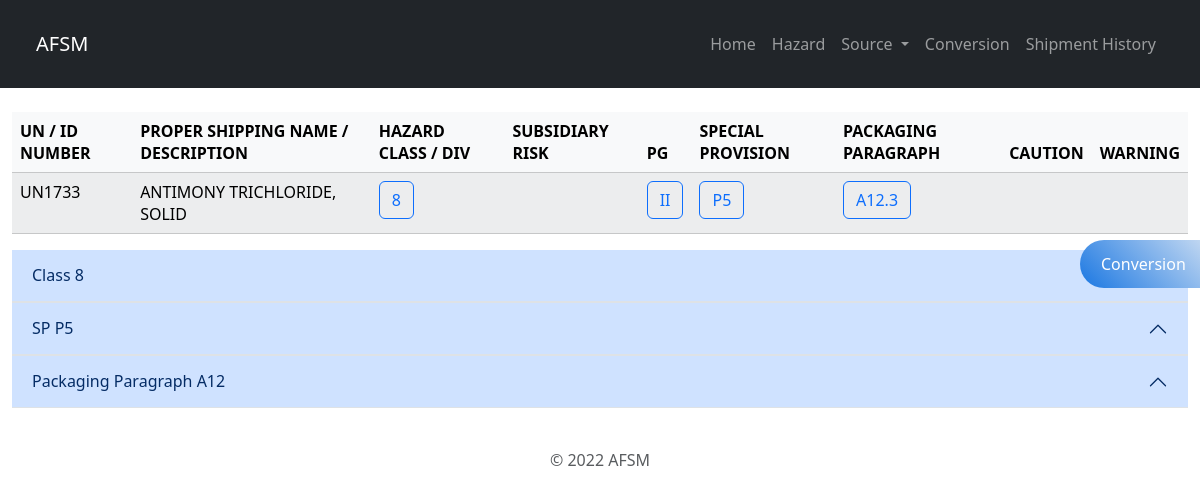
/products/458/, run on the app's committed database.
### search/models.py (models this page shows, shortened)
class Product(models.Model):
    un = models.CharField(max_length=200)
    psn = models.CharField(max_length=200)
    hazard = models.CharField(max_length=200)
    subrisk = models.CharField(max_length=200)
    pg = models.CharField(max_length=200)
    sp = models.CharField(max_length=200)
    paragraph = models.CharField(max_length=200)
    def sub_as_list(self):
        if len(self.subrisk) == 0:
            return False
        return self.subrisk.split(',')
    def pg_as_list(self):
        if len(self.pg) == 0:
            return False
        return self.pg.split(',')
    def sp_as_list(self):
        if len(self.sp) == 0:
            return False
        return self.sp.split(',')

class HazClass(models.Model):
    code = models.CharField(max_length=200)
    desc = models.TextField()

class SpCode(models.Model):
    code = models.CharField(max_length=200)
    desc = models.TextField()

### search/views.py (the view)
# urls.py: path('products/<int:pid>/', views.detail, name='detail'),
def detail(request, pid):
    product = Product.objects.get(id=pid)
    hazcode = product.hazard
    haz_class = ""
    if hazcode != "":
        hazcode = re.sub(r'[^0-9.]', '', hazcode)
        haz_class = HazClass.objects.get(code=hazcode)
    subcodes = product.sub_as_list()
    sub_list = []
    if subcodes:
        for subcode in subcodes:
            subcode = re.sub(r'[^0-9.]', '', subcode)
            sub = HazClass.objects.get(code=subcode)
            sub_list.append(sub)
    spcodes = product.sp_as_list()
    sp_list = []
    if spcodes:
        for spcode in spcodes:
            code = SpCode.objects.get(code=spcode.strip())
            sp_list.append(code)
    ppcode = product.paragraph
    pp = ppcode
    if ppcode != "" and ppcode != "FORBIDDEN":
        pp = ""
        for c in ppcode:
            if c != '.':
                pp += c
            else:
                break
    context = {'product':product, 'haz_class':haz_class, 'sub_list':sub_list, 'sp_list':sp_list, 'pp':pp}
    return render(request, 'search/detail.html', context)

### search/templates/search/detail.html (shortened to what this page needs)
{% load bootstrap5 %}
{% bootstrap_css %}
{% load static %}
<!DOCTYPE html>
<html>
<head>
    <link rel="stylesheet" href="{% static 'search/style.css' %}">
</head>
<body>
    <nav class="navbar navbar-expand-lg navbar-dark bg-dark p-4">
        <div class="container-fluid">
            <a class="navbar-brand" href="{% url 'index' %}">AFSM</a>
            <div class="collapse navbar-collapse" id="navbarNavAltMarkup">
                <div class="navbar-nav ms-auto">
                    <a class="nav-link" aria-current="page" href="{% url 'index' %}">Home</a>
                    <a class="nav-link"  href="{% url 'hazard' %}">Hazard</a>
                    <div class="collapse navbar-collapse" id="navbarNavDarkDropdown">
                        <ul class="navbar-nav">
                          <li class="nav-item dropdown">
                            <a class="nav-link dropdown-toggle" href="#" id="navbarDarkDropdownMenuLink" role="button" data-bs-toggle="dropdown" aria-expanded="false">
                              Source
                            </a>
                          </li>
                        </ul>
                      </div>
                    <a class="nav-link" href="{% url 'conversion' %}">Conversion</a>
                    <a class="nav-link" href="{% url 'shipmentHistory' %}">Shipment History</a>
                </div>
            </div>
        </div>
    </nav>
    <div class="fixed">
        <a href="" class="button" type="button" data-bs-toggle="modal" data-bs-target="#unitModal">
            <div class="buttonDiv bg-b-blue">
                Conversion
            </div>
        </a>
    </div>
    <div class="container-fluid mt-4 table-responsive">
        <table class="table table-light table-striped">
            <thead>
                <tr>
                    <th>UN / ID NUMBER</th>
                    <th>PROPER SHIPPING NAME / DESCRIPTION </th>
                    <th>HAZARD CLASS / DIV</th>
                    <th>SUBSIDIARY RISK</th>
                    <th>PG</th>
                    <th>SPECIAL PROVISION</th>
                    <th>PACKAGING PARAGRAPH</th>
                    <th>CAUTION</th>
                    <th>WARNING</th>
                </tr>
            </thead>
            <tbody id="pnTable">
                <tr>
                    <td> {{ product.un }} </td>
                    <td> {{ product.psn }} </td>
                    <td>
                        {% if product.hazard %}
                        <button class="btn btn-outline-primary" data-bs-toggle="collapse"
                            data-bs-target="#haz" aria-expanded="true"
                            aria-controls="haz">
                            {{ product.hazard }}
                        </button>
                        {% endif %}
                    </td>
                    <td>
                    </td>
                    <td>
                        {% if product.pg_as_list %}
                        {% for pg in product.pg_as_list %}
                        <button class="btn btn-outline-primary">
                            {{ pg }}
                        </button>
                        {% endfor %}
                        {% endif %}
                    </td>
                    <td>
                        {% if product.sp_as_list %}
                        {% for sp in product.sp_as_list %}
                        <button class="btn btn-outline-primary" data-bs-toggle="collapse"
                            data-bs-target="#sp{{ forloop.counter }}" aria-expanded="true"
                            aria-controls="sp{{ forloop.counter }}">
                            {{ sp }}
                        </button>
                        {% endfor %}
                        {% endif %}
                    </td>
                    <td>
                        {% if product.paragraph %}
                        <button class="btn btn-outline-primary" type="button" data-bs-toggle="collapse"
                            data-bs-target="#pp" aria-controls="pp">
                            {{ product.paragraph }}
                        </button>
                        {% endif %}
                    </td>
                    <td></td>
                    <td></td>
                </tr>
            </tbody>
        </table>
        <div class="accordion accordion-flush" id="accordionExample">
            {% if haz_class %}
            <div class="accordion-item">
                <h2 class="accordion-header">
                    <button class="accordion-button" type="button" data-bs-toggle="collapse"
                        data-bs-target="#haz" aria-controls="haz">
                        Class {{ haz_class.code }}
                    </button>
                </h2>
            </div>
            {% endif %}
            {% for sp in sp_list %}
            <div class="accordion-item">
                <h2 class="accordion-header">
                    <button class="accordion-button" type="button" data-bs-toggle="collapse"
                        data-bs-target="#sp{{ forloop.counter }}" aria-controls="sp{{ forloop.counter }}">
                        SP {{ sp.code }}
                    </button>
                </h2>
            </div>
            {% endfor %}
            {% if pp != "" %}
            <div class="accordion-item">
                <h2 class="accordion-header">
                    <button class="accordion-button" type="button" data-bs-toggle="collapse" data-bs-target="#pp"
                        aria-controls="pp">
                        Packaging Paragraph {{ pp }}
                    </button>
                </h2>
            </div>
            {% endif %}
        </div>
        <footer class="py-3 my-4">
            <p class="text-center text-muted">© 2022 AFSM</p>
        </footer>
    </div>
</body>
</html>

### search/static/search/style.css (style rules this page uses)
* { margin: 0; padding: 0; box-sizing: border-box; }
body { background-image: url('https://upload.wikimedia.org/wikipedia/commons/3/36/C17_aircraft_alt.jpg'); background-repeat: no-repeat; background-attachment: fixed; background-size: cover; }
.fixed { position: fixed; top: 30%; right: 0; width: 120px; z-index: 999; }
.button { display: block; border: 0; line-height: 3; margin-bottom: 0.3em; outline: none; text-decoration: none; color: #fff; width: 120px; font-size: 16px; border-radius: 20px 0 0 20px; }
.buttonDiv { padding: 0 21px; border-radius: 30px 0 0 30px; }
.bg-b-blue { background: linear-gradient(45deg, #1a77e2, #bfd6f1); }

### data on the page
Product: un "UN1733", psn "ANTIMONY TRICHLORIDE, SOLID", hazard "8", pg_as_list "II", sp_as_list "P5", paragraph "A12.3"
HazClass: code "8"
SpCode: code "P5"

### other printed values
{{ pp }} "A12"
